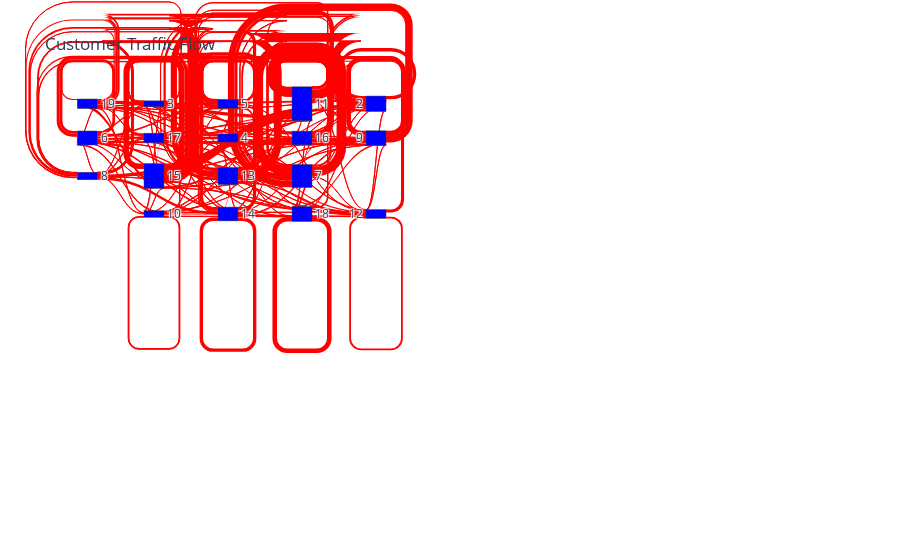

The cell this chart's notebook holds for it:
### Code cell
department_locations = {
    1 : [0.4, 0.2],
    2: [0.4, 0.01],
    3: [0.1, 0.01], 
    4: [0.2, 0.1],
    5: [0.2, 0.01],
    6: [0.01, 0.1],
    7: [0.3, 0.2],
    8: [0.01, 0.2],
    9: [0.4, 0.1],
    10: [0.1, 0.3],
    11: [0.3, 0.01],
    12: [0.4, 0.3],
    13: [0.2, 0.2],
    14: [0.2, 0.3],
    15: [0.1, 0.2],
    16: [0.3, 0.1],
    17: [0.1, 0.1],
    18: [0.3, 0.3],
    19: [0.01, 0.01],
    20: [0.01, 0.3]
}


dept_sequences = defaultdict(lambda: defaultdict(int))

for receipt in receipts:
    dept_sequence = [scan.department for scan in receipt.scans]
    for i in range(len(dept_sequence)-1):
        source = dept_sequence[i]
        target = dept_sequence[i+1]
        dept_sequences[len(dept_sequence)][source, target] += 1

top_sequences = [seq for seq, count in dept_sequences[5].items() if count > 1]

labels = list(set([dept for sequence in top_sequences for dept in sequence]))
source_target_pairs = [(labels.index(seq[i]), labels.index(seq[i+1]), count) 
                       for seq, count in dept_sequences[5].items()
                       for i in range(len(seq)-1)]

# Create a mapping of department indices to their coordinates
dept_coords = department_locations

data = go.Sankey(
    node=dict(
        label=[list(dept_coords.keys())[idx] for idx in labels],
        x=[dept_coords[list(dept_coords.keys())[idx]][0] for idx in labels],
        y=[dept_coords[list(dept_coords.keys())[idx]][1] for idx in labels],
        color="blue"
    ),
    link=dict(
        source=[item[0] for item in source_target_pairs],
        target=[item[1] for item in source_target_pairs],
        value=[item[2] for item in source_target_pairs],
        color="red"
    )
)

fig = go.Figure(data)
fig.update_layout(title="Customer Traffic Flow")
fig.show()

### Figure 1 — Plotly figure (JSON) as saved in the notebook; plotly's stock layout.template omitted (floating-point values rounded to 4 significant figures; data arrays with more than 128 entries replaced by an {"elided": "..."} marker saying what was removed)
{"data": [{"link": {"color": "red", "source": {"elided": "166 int values"}, "target": {"elided": "166 int values"}, "value": {"elided": "166 int values"}}, "node": {"color": "blue", "label": [2, 3, 4, 5, 6, 7, 8, 9, 10, 11, 12, 13, 14, 15, 16, 17, 18, 19], "x": [0.4, 0.1, 0.2, 0.2, 0.01, 0.3, 0.01, 0.4, 0.1, 0.3, 0.4, 0.2, 0.2, 0.1, 0.3, 0.1, 0.3, 0.01], "y": [0.01, 0.01, 0.1, 0.01, 0.1, 0.2, 0.2, 0.1, 0.3, 0.01, 0.3, 0.2, 0.3, 0.2, 0.1, 0.1, 0.3, 0.01]}, "type": "sankey"}], "layout": {"title": {"text": "Customer Traffic Flow"}}}
